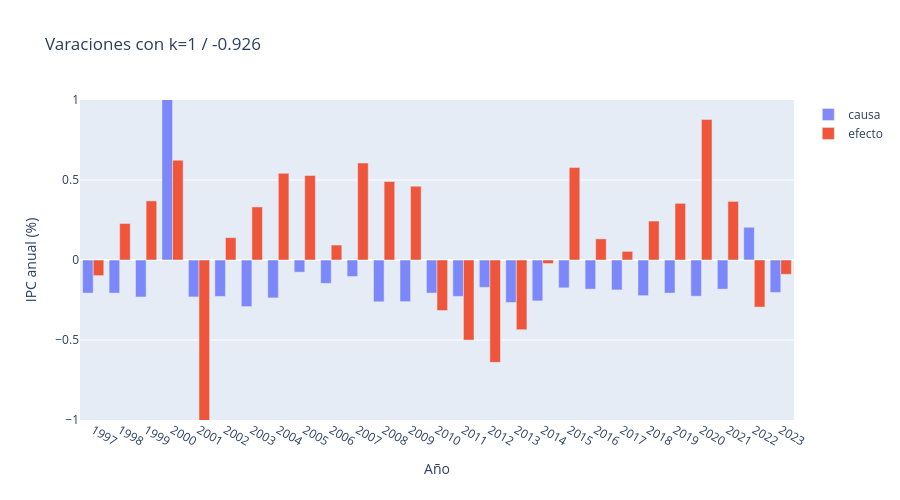

Notebook code cell kept with this figure:
### Code cell
df = causa_6824_var

fig = go.Figure()
# Barras: IPC anual (eje izquierdo)
fig.add_trace(go.Bar(
    x=df["Año"],
    y=df[df.columns[1]],
    name="causa",
    opacity=0.8,
    yaxis="y"
))
# Línea: IPC acumulado (eje derecho)
fig.add_trace(go.Bar(
    x=df["Año"],
    y=df[df.columns[2]],
    name="efecto",
))
fig.update_layout(
    title="Varaciones con k=1 / -0.926",
    xaxis=dict(title="Año", dtick=1,
               range=[1996.5,2023.5]),
    yaxis=dict(
        title="IPC anual (%)",
        range=[-1,1],
        side="left"),
    yaxis2=dict(
        title="IPC acumulado (%)",
        overlaying="y",
        #range=[.8,2.1],
        side="right"),
    height=500,
    barmode="group"
)
fig.show()

### Figure 1 — Plotly figure (JSON) as saved in the notebook; plotly's stock layout.template omitted (floating-point values rounded to 4 significant figures)
{"data": [{"name": "causa", "opacity": 0.8, "type": "bar", "x": [1997, 1998, 1999, 2000, 2001, 2002, 2003, 2004, 2005, 2006, 2007, 2008, 2009, 2010, 2011, 2012, 2013, 2014, 2015, 2016, 2017, 2018, 2019, 2020, 2021, 2022, 2023], "y": [-0.2066, -0.2066, -0.2311, 4.982, -0.2308, -0.2275, -0.2913, -0.2367, -0.07607, -0.146, -0.1029, -0.2612, -0.2603, -0.2066, -0.2276, -0.171, -0.2654, -0.2556, -0.174, -0.1821, -0.187, -0.2229, -0.2066, -0.2262, -0.1821, 0.2046, -0.2028], "yaxis": "y"}, {"name": "efecto", "type": "bar", "x": [1997, 1998, 1999, 2000, 2001, 2002, 2003, 2004, 2005, 2006, 2007, 2008, 2009, 2010, 2011, 2012, 2013, 2014, 2015, 2016, 2017, 2018, 2019, 2020, 2021, 2022, 2023], "y": [-0.09773, 0.2283, 0.3695, 0.624, -4.625, 0.1395, 0.3318, 0.542, 0.5282, 0.09342, 0.6059, 0.4905, 0.4611, -0.3158, -0.5006, -0.6398, -0.4357, -0.02222, 0.5778, 0.1321, 0.05401, 0.2435, 0.3541, 0.8783, 0.3664, -0.2942, -0.08928]}], "layout": {"barmode": "group", "height": 500, "title": {"text": "Varaciones con k=1 / -0.926"}, "xaxis": {"dtick": 1, "range": [1996.0, 2024.0], "title": {"text": "Año"}}, "yaxis": {"range": [-1, 1], "side": "left", "title": {"text": "IPC anual (%)"}}, "yaxis2": {"overlaying": "y", "side": "right", "title": {"text": "IPC acumulado (%)"}}}}
